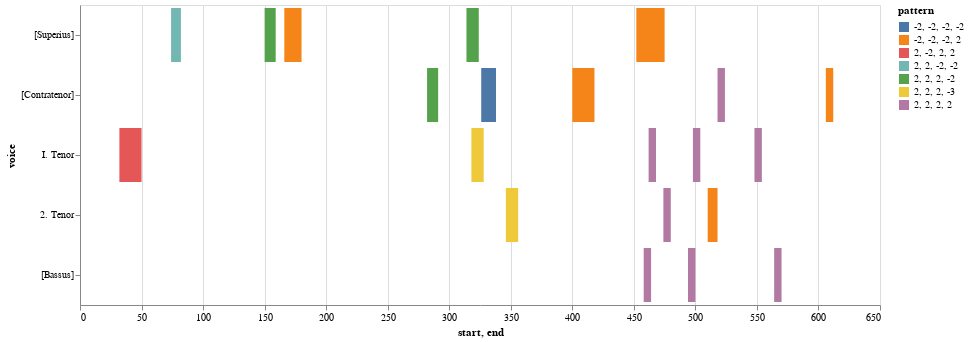

Here is the notebook cell this chart was saved with:
### Markdown cell above
### Mass Movement Heatmap

### Code cell
## Use this for the Mass Movement Heatmap

nr = mass_movement.notes(combineUnisons=True) 
mel = mass_movement.melodic(df=nr, kind='d', compound=True, unit=0, end=False)
mel_ngrams = mass_movement.ngrams(df=mel, n=4)
entry_ngrams = mass_movement.entries(df=mel, n=4)
mel_ngrams_duration = mass_movement.durations(df=mel, n=4, mask_df=entry_ngrams)
viz.plot_ngrams_heatmap(entry_ngrams, mel_ngrams_duration, selected_patterns=shared_entries, voices=[], includeCount=False)

### Figure 1 — Vega-Lite specification as saved in the notebook (floating-point values rounded to 4 significant figures)
{"config": {"view": {"continuousWidth": 400, "continuousHeight": 300}}, "data": {"name": "data-a59ad9a9e023791dc0b927a8e11f78e6"}, "mark": "bar", "encoding": {"color": {"type": "nominal", "field": "pattern"}, "opacity": {"condition": {"value": 1, "selection": "selector007"}, "value": 0.2}, "tooltip": [{"type": "quantitative", "field": "start"}, {"type": "quantitative", "field": "end"}, {"type": "nominal", "field": "pattern"}], "x": {"type": "quantitative", "field": "start"}, "x2": {"field": "end"}, "y": {"type": "nominal", "field": "voice", "sort": null}}, "height": 300, "selection": {"selector007": {"type": "multi", "fields": ["pattern"]}}, "width": 800, "$schema": "https://vega.github.io/schema/vega-lite/v4.8.1.json", "datasets": {"data-a59ad9a9e023791dc0b927a8e11f78e6": [{"start": 74.0, "voice": "[Superius]", "pattern": "2, 2, -2, -2", "end": 82.0}, {"start": 150.0, "voice": "[Superius]", "pattern": "2, 2, 2, -2", "end": 159.0}, {"start": 166.0, "voice": "[Superius]", "pattern": "-2, -2, -2, 2", "end": 180.0}, {"start": 314.0, "voice": "[Superius]", "pattern": "2, 2, 2, -2", "end": 324.0}, {"start": 452.0, "voice": "[Superius]", "pattern": "-2, -2, -2, 2", "end": 475.0}, {"start": 282.0, "voice": "[Contratenor]", "pattern": "2, 2, 2, -2", "end": 291.0}, {"start": 326.0, "voice": "[Contratenor]", "pattern": "-2, -2, -2, -2", "end": 338.0}, {"start": 400.0, "voice": "[Contratenor]", "pattern": "-2, -2, -2, 2", "end": 418.0}, {"start": 518.0, "voice": "[Contratenor]", "pattern": "2, 2, 2, 2", "end": 524.0}, {"start": 606.0, "voice": "[Contratenor]", "pattern": "-2, -2, -2, 2", "end": 612.0}, {"start": 32.0, "voice": "I. Tenor", "pattern": "2, -2, 2, 2", "end": 50.0}, {"start": 318.0, "voice": "I. Tenor", "pattern": "2, 2, 2, -3", "end": 328.0}, {"start": 462.0, "voice": "I. Tenor", "pattern": "2, 2, 2, 2", "end": 468.0}, {"start": 498.0, "voice": "I. Tenor", "pattern": "2, 2, 2, 2", "end": 504.0}, {"start": 548.0, "voice": "I. Tenor", "pattern": "2, 2, 2, 2", "end": 554.0}, {"start": 346.0, "voice": "2. Tenor", "pattern": "2, 2, 2, -3", "end": 356.0}, {"start": 474.0, "voice": "2. Tenor", "pattern": "2, 2, 2, 2", "end": 480.0}, {"start": 510.0, "voice": "2. Tenor", "pattern": "-2, -2, -2, 2", "end": 518.0}, {"start": 458.0, "voice": "[Bassus]", "pattern": "2, 2, 2, 2", "end": 464.0}, {"start": 494.0, "voice": "[Bassus]", "pattern": "2, 2, 2, 2", "end": 500.0}, {"start": 564.0, "voice": "[Bassus]", "pattern": "2, 2, 2, 2", "end": 570.0}]}}
